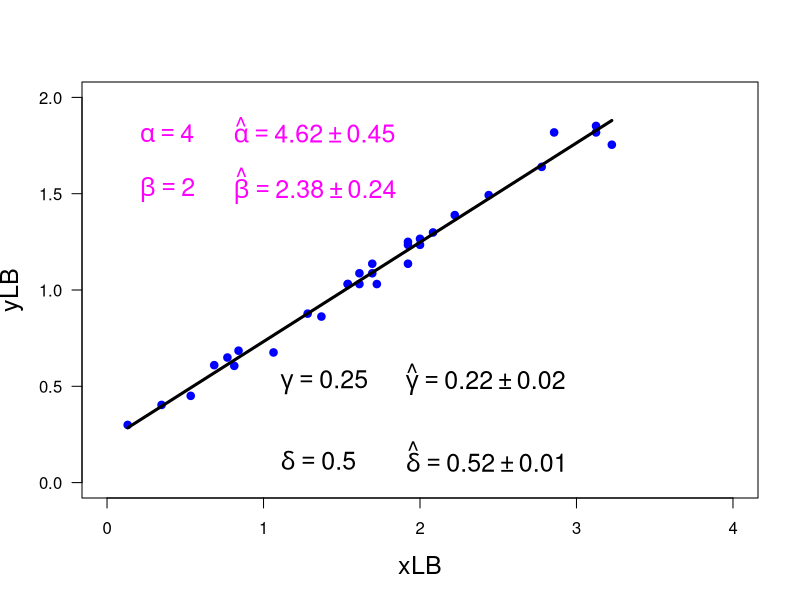

This chart was generated by the following R code:
print('file: MM-LB2.R.R')
# Michaelis-Menten: esimate parameters using Lineweaver-Burk transformation
# data: II
x = c(0.31, 0.32, 0.32, 0.35, 0.36, 0.41, 0.45, 0.48, 0.50, 0.50, 0.52, 0.52,
      0.52, 0.58, 0.59, 0.59,0.62, 0.62, 0.65, 0.65, 0.73, 0.78, 0.94, 1.19, 
      1.23, 1.30, 1.46, 1.87, 2.87, 7.58)
y = c(0.57, 0.54, 0.55, 0.55, 0.61, 0.67, 0.72, 0.77, 0.81, 0.79, 0.80, 0.81,
      0.88, 0.97, 0.88, 0.92,0.97, 0.92, 0.97, 0.97, 1.16, 1.14, 1.48, 1.46, 
      1.65, 1.54, 1.64, 2.22, 2.48, 3.34)
n = length(x); print(c(n,'n sample size'))
alpha = 4 # true Vmax
beta  = 2 # true half-saturation constant K
# print(c(alpha,beta,'alpha = Vmax, beta = K'))
# ---------------------------------------------------
print('(3) Lineweaver-Burk transformation:')
print('(3a) apply Lineweaver-Burk transformation:')
gamma = 1/alpha; print(c(gamma,'gamma   true y-intercept')) 
delta = beta/alpha; print(c(delta,'delta   true slope'))
xLB = 1/x; yLB = 1/y # Lineweaver-Burk transformation
# ---------------------------------------------------
# (3b) OLS of transformed data: apply lm()
LBs = summary(lm(yLB ~ xLB))
cEst = LBs$coefficients[1]; dEst = LBs$coefficients[2]
ucEst = LBs$coefficients[3]; udEst = LBs$coefficients[4]
print(c('cEst = ',round(cEst,3),'+-',round(ucEst,3)))
print(c('dEst = ',round(dEst,3),'+-',round(udEst,3)))
# resLB = LBs$residuals
# ---------------------------------------------------
# (3d) derive estimates for alpha, beta via Lineweaver-Burk
aEst = 1/cEst; print(c(round(aEst,2),'estimate of alpha via LB'))
bEst = dEst/cEst; print(c(round(bEst,2),'estimate of beta via LB'))
# ---------------------------------------------------
# (3e) propagation of uncertainties
# gamma = 1/alpha <-> alpha = 1/gamma = a = 1/c
# ua^2 = (-1/c^2)^2*uc^2 -> ua = uc/c^2
uaEst = ucEst/cEst^2
print(c('Estimate of alpha = ',round(aEst,3),'+-',round(uaEst,3)))
# delta = beta/alpha <-> beta = delta*alpha = b = d*a = d/c
# ub^2 = (-d/c^2)^2 * uc^2 + (1/c)^2 * ud^2
# ub = sqrt(uc^2*d^2/c^4 + ud^2/c^2)
ubEst = sqrt(ucEst^2*dEst^2/cEst^4+udEst^2/cEst^2)
print(c('Estimate of beta = ',round(bEst,3),'+-',round(ubEst,3)))
# ------------------------------------------------------------------
sflag = 12
if (sflag == 12) { 
  xp = c(min(xLB),max(xLB)); yp = dEst*xp+cEst
  # png('MichaelisLinDataFitII210228.png',width=16,height=16,units='cm',res=300)
  plot(xLB,yLB,type='p',lwd=4,col='blue',xlab='xLB',ylab='yLB',las=1,cex=0.6,
       xlim=c(0,4),ylim=c(0,2),cex.lab=1.5)
  lines(xp,yp,col='black',lwd=3)
  aEstr = round(aEst,2); uaEstr = round(uaEst,2); 
  bEstr = round(bEst,2); ubEstr = round(ubEst,2); 
  text(0.1,1.8,bquote(~alpha == .(alpha)),col='magenta',pos=4,cex=1.5)
  text(0.1,1.5,bquote(~beta == .(beta)),col='magenta',pos=4,cex=1.5)
  text(0.7,1.81,bquote(~hat(alpha) == .(aEstr) %+-% .(uaEstr)),col='magenta',pos=4,cex=1.5)
  text(0.7,1.51,bquote(~hat(beta) == .(bEstr) %+-% .(ubEstr)),col='magenta',pos=4,cex=1.5)
  cEstr = round(cEst,2); ucEstr = round(ucEst,2); 
  dEstr = round(dEst,2); udEstr = round(udEst,2); 
  text(1.0,0.5,bquote(~gamma == .(gamma)),col='black',pos=4,cex=1.5)
  text(1.0,0.1,bquote(~delta == .(delta)),col='black',pos=4,cex=1.5)
  text(1.8,0.51,bquote(~hat(gamma) == .(cEstr) %+-% .(ucEstr)),col='black',pos=4,cex=1.5)
  text(1.8,0.11,bquote(~hat(delta) == .(dEstr) %+-% .(udEstr)),col='black',pos=4,cex=1.5)
  # dev.off()
}